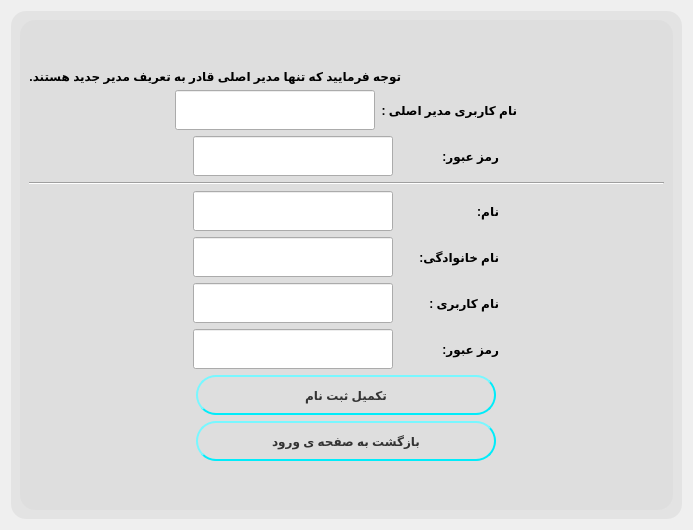
              <widget class="QWidget" name="page_10">
               <layout class="QVBoxLayout" name="verticalLayout_2">
                <item>
                 <widget class="QGroupBox" name="groupBox_5">
                  <property name="layoutDirection">
                   <enum>Qt::RightToLeft</enum>
                  </property>
                  <property name="styleSheet">
                   <string notr="true">


QGroupBox {
    background-color: rgba(220, 220, 220, 150);
    border: 1px rgba(220, 220, 220, 150);
    border-radius: 15px;
    margin-top: 0.5em;
}

QGroupBox::title {
    subcontrol-origin: margin;
    left:10px;
    top:7px;
    padding: 0 10px 0 10px;
}</string>
                  </property>
                  <property name="title">
                   <string/>
                  </property>
                  <layout class="QVBoxLayout" name="verticalLayout_60">
                   <item>
                    <widget class="QGroupBox" name="groupBox_10">
                     <property name="title">
                      <string/>
                     </property>
                     <layout class="QVBoxLayout" name="verticalLayout_59">
                      <item>
                       <layout class="QVBoxLayout" name="verticalLayout_58">
                        <item>
                         <spacer name="verticalSpacer_6">
                          <property name="orientation">
                           <enum>Qt::Vertical</enum>
                          </property>
                          <property name="sizeHint" stdset="0">
                           <size>
                            <width>20</width>
                            <height>40</height>
                           </size>
                          </property>
                         </spacer>
                        </item>
                        <item>
                         <widget class="QLabel" name="label_20">
                          <property name="font">
                           <font>
                            <weight>75</weight>
                            <bold>true</bold>
                           </font>
                          </property>
                          <property name="text">
                           <string>                                                                               توجه فرمایید که تنها مدیر اصلی قادر به تعریف مدیر جدید هستند.</string>
                          </property>
                         </widget>
                        </item>
                        <item>
                         <layout class="QHBoxLayout" name="horizontalLayout_44">
                          <item>
                           <spacer name="horizontalSpacer_39">
                            <property name="orientation">
                             <enum>Qt::Horizontal</enum>
                            </property>
                            <property name="sizeHint" stdset="0">
                             <size>
                              <width>40</width>
                              <height>20</height>
                             </size>
                            </property>
                           </spacer>
                          </item>
                          <item>
                           <widget class="QLabel" name="label_21">
                            <property name="sizePolicy">
                             <sizepolicy hsizetype="Fixed" vsizetype="Fixed">
                              <horstretch>0</horstretch>
                              <verstretch>0</verstretch>
                             </sizepolicy>
                            </property>
                            <property name="minimumSize">
                             <size>
                              <width>100</width>
                              <height>40</height>
                             </size>
                            </property>
                            <property name="font">
                             <font>
                              <weight>75</weight>
                              <bold>true</bold>
                             </font>
                            </property>
                            <property name="text">
                             <string>نام کاربری مدیر اصلی :</string>
                            </property>
                           </widget>
                          </item>
                          <item>
                           <widget class="QLineEdit" name="lineEdit_21">
                            <property name="sizePolicy">
                             <sizepolicy hsizetype="Fixed" vsizetype="Fixed">
                              <horstretch>0</horstretch>
                              <verstretch>0</verstretch>
                             </sizepolicy>
                            </property>
                            <property name="minimumSize">
                             <size>
                              <width>200</width>
                              <height>40</height>
                             </size>
                            </property>
                           </widget>
                          </item>
                          <item>
                           <spacer name="horizontalSpacer_38">
                            <property name="orientation">
                             <enum>Qt::Horizontal</enum>
                            </property>
                            <property name="sizeHint" stdset="0">
                             <size>
                              <width>40</width>
                              <height>20</height>
                             </size>
                            </property>
                           </spacer>
                          </item>
                         </layout>
                        </item>
                        <item>
                         <layout class="QHBoxLayout" name="horizontalLayout_45">
                          <item>
                           <spacer name="horizontalSpacer_41">
                            <property name="orientation">
                             <enum>Qt::Horizontal</enum>
                            </property>
                            <property name="sizeHint" stdset="0">
                             <size>
                              <width>40</width>
                              <height>20</height>
                             </size>
                            </property>
                           </spacer>
                          </item>
                          <item>
                           <widget class="QLabel" name="label_22">
                            <property name="minimumSize">
                             <size>
                              <width>100</width>
                              <height>40</height>
                             </size>
                            </property>
                            <property name="font">
                             <font>
                              <weight>75</weight>
                              <bold>true</bold>
                             </font>
                            </property>
                            <property name="text">
                             <string>رمز عبور:</string>
                            </property>
                           </widget>
                          </item>
                          <item>
                           <widget class="QLineEdit" name="lineEdit_22">
                            <property name="sizePolicy">
                             <sizepolicy hsizetype="Fixed" vsizetype="Fixed">
                              <horstretch>0</horstretch>
                              <verstretch>0</verstretch>
                             </sizepolicy>
                            </property>
                            <property name="minimumSize">
                             <size>
                              <width>200</width>
                              <height>40</height>
                             </size>
                            </property>
                           </widget>
                          </item>
                          <item>
                           <spacer name="horizontalSpacer_40">
                            <property name="orientation">
                             <enum>Qt::Horizontal</enum>
                            </property>
                            <property name="sizeHint" stdset="0">
                             <size>
                              <width>40</width>
                              <height>20</height>
                             </size>
                            </property>
                           </spacer>
                          </item>
                         </layout>
                        </item>
                        <item>
                         <widget class="Line" name="line_2">
                          <property name="orientation">
                           <enum>Qt::Horizontal</enum>
                          </property>
                         </widget>
                        </item>
                        <item>
                         <layout class="QHBoxLayout" name="horizontalLayout_46">
                          <item>
                           <spacer name="horizontalSpacer_44">
                            <property name="orientation">
                             <enum>Qt::Horizontal</enum>
                            </property>
                            <property name="sizeHint" stdset="0">
                             <size>
                              <width>40</width>
                              <height>20</height>
                             </size>
                            </property>
                           </spacer>
                          </item>
                          <item>
                           <widget class="QLabel" name="label_23">
                            <property name="sizePolicy">
                             <sizepolicy hsizetype="Fixed" vsizetype="Fixed">
                              <horstretch>0</horstretch>
                              <verstretch>0</verstretch>
                             </sizepolicy>
                            </property>
                            <property name="minimumSize">
                             <size>
                              <width>100</width>
                              <height>40</height>
                             </size>
                            </property>
                            <property name="font">
                             <font>
                              <weight>75</weight>
                              <bold>true</bold>
                             </font>
                            </property>
                            <property name="text">
                             <string>نام:</string>
                            </property>
                           </widget>
                          </item>
                          <item>
                           <widget class="QLineEdit" name="lineEdit_23">
                            <property name="sizePolicy">
                             <sizepolicy hsizetype="Fixed" vsizetype="Fixed">
                              <horstretch>0</horstretch>
                              <verstretch>0</verstretch>
                             </sizepolicy>
                            </property>
                            <property name="minimumSize">
                             <size>
                              <width>200</width>
                              <height>40</height>
                             </size>
                            </property>
                           </widget>
                          </item>
                          <item>
                           <spacer name="horizontalSpacer_42">
                            <property name="orientation">
                             <enum>Qt::Horizontal</enum>
                            </property>
                            <property name="sizeHint" stdset="0">
                             <size>
                              <width>40</width>
                              <height>20</height>
                             </size>
                            </property>
                           </spacer>
                          </item>
                         </layout>
                        </item>
                        <item>
                         <layout class="QHBoxLayout" name="horizontalLayout_47">
                          <item>
                           <spacer name="horizontalSpacer_43">
                            <property name="orientation">
                             <enum>Qt::Horizontal</enum>
                            </property>
                            <property name="sizeHint" stdset="0">
                             <size>
                              <width>40</width>
                              <height>20</height>
                             </size>
                            </property>
                           </spacer>
                          </item>
                          <item>
                           <widget class="QLabel" name="label_24">
                            <property name="sizePolicy">
                             <sizepolicy hsizetype="Fixed" vsizetype="Fixed">
                              <horstretch>0</horstretch>
                              <verstretch>0</verstretch>
                             </sizepolicy>
                            </property>
                            <property name="minimumSize">
                             <size>
                              <width>100</width>
                              <height>40</height>
                             </size>
                            </property>
                            <property name="font">
                             <font>
                              <weight>75</weight>
                              <bold>true</bold>
                             </font>
                            </property>
                            <property name="text">
                             <string>نام خانوادگی:</string>
                            </property>
                           </widget>
                          </item>
                          <item>
                           <widget class="QLineEdit" name="lineEdit_24">
                            <property name="sizePolicy">
                             <sizepolicy hsizetype="Fixed" vsizetype="Fixed">
                              <horstretch>0</horstretch>
                              <verstretch>0</verstretch>
                             </sizepolicy>
                            </property>
                            <property name="minimumSize">
                             <size>
                              <width>200</width>
                              <height>40</height>
                             </size>
                            </property>
                           </widget>
                          </item>
                          <item>
                           <spacer name="horizontalSpacer_45">
                            <property name="orientation">
                             <enum>Qt::Horizontal</enum>
                            </property>
                            <property name="sizeHint" stdset="0">
                             <size>
                              <width>40</width>
                              <height>20</height>
                             </size>
                            </property>
                           </spacer>
                          </item>
                         </layout>
                        </item>
                        <item>
                         <layout class="QHBoxLayout" name="horizontalLayout_48">
                          <item>
                           <spacer name="horizontalSpacer_47">
                            <property name="orientation">
                             <enum>Qt::Horizontal</enum>
                            </property>
                            <property name="sizeHint" stdset="0">
                             <size>
                              <width>40</width>
                              <height>20</height>
                             </size>
                            </property>
                           </spacer>
                          </item>
                          <item>
                           <widget class="QLabel" name="label_25">
                            <property name="sizePolicy">
                             <sizepolicy hsizetype="Fixed" vsizetype="Fixed">
                              <horstretch>0</horstretch>
                              <verstretch>0</verstretch>
                             </sizepolicy>
                            </property>
                            <property name="minimumSize">
                             <size>
                              <width>100</width>
                              <height>40</height>
                             </size>
                            </property>
                            <property name="font">
                             <font>
                              <weight>75</weight>
                              <bold>true</bold>
                             </font>
                            </property>
                            <property name="text">
                             <string>نام کاربری : </string>
                            </property>
                           </widget>
                          </item>
                          <item>
                           <widget class="QLineEdit" name="lineEdit_25">
                            <property name="sizePolicy">
                             <sizepolicy hsizetype="Fixed" vsizetype="Fixed">
                              <horstretch>0</horstretch>
                              <verstretch>0</verstretch>
                             </sizepolicy>
                            </property>
                            <property name="minimumSize">
                             <size>
                              <width>200</width>
                              <height>40</height>
                             </size>
                            </property>
                           </widget>
                          </item>
                          <item>
                           <spacer name="horizontalSpacer_46">
                            <property name="orientation">
                             <enum>Qt::Horizontal</enum>
                            </property>
                            <property name="sizeHint" stdset="0">
                             <size>
                              <width>40</width>
                              <height>20</height>
                             </size>
                            </property>
                           </spacer>
                          </item>
                         </layout>
                        </item>
                        <item>
                         <layout class="QHBoxLayout" name="horizontalLayout_49">
                          <item>
                           <spacer name="horizontalSpacer_49">
                            <property name="orientation">
                             <enum>Qt::Horizontal</enum>
                            </property>
                            <property name="sizeHint" stdset="0">
                             <size>
                              <width>40</width>
                              <height>20</height>
                             </size>
                            </property>
                           </spacer>
                          </item>
                          <item>
                           <widget class="QLabel" name="label_26">
                            <property name="sizePolicy">
                             <sizepolicy hsizetype="Fixed" vsizetype="Fixed">
                              <horstretch>0</horstretch>
                              <verstretch>0</verstretch>
                             </sizepolicy>
                            </property>
                            <property name="minimumSize">
                             <size>
                              <width>100</width>
                              <height>40</height>
                             </size>
                            </property>
                            <property name="font">
                             <font>
                              <weight>75</weight>
                              <bold>true</bold>
                             </font>
                            </property>
                            <property name="text">
                             <string>رمز عبور:</string>
                            </property>
                           </widget>
                          </item>
                          <item>
                           <widget class="QLineEdit" name="lineEdit_26">
                            <property name="sizePolicy">
                             <sizepolicy hsizetype="Fixed" vsizetype="Fixed">
                              <horstretch>0</horstretch>
                              <verstretch>0</verstretch>
                             </sizepolicy>
                            </property>
                            <property name="minimumSize">
                             <size>
                              <width>200</width>
                              <height>40</height>
                             </size>
                            </property>
                           </widget>
                          </item>
                          <item>
                           <spacer name="horizontalSpacer_48">
                            <property name="orientation">
                             <enum>Qt::Horizontal</enum>
                            </property>
                            <property name="sizeHint" stdset="0">
                             <size>
                              <width>40</width>
                              <height>20</height>
                             </size>
                            </property>
                           </spacer>
                          </item>
                         </layout>
                        </item>
                        <item>
                         <layout class="QVBoxLayout" name="verticalLayout_57">
                          <item alignment="Qt::AlignHCenter">
                           <widget class="QPushButton" name="pushButton_registerDone">
                            <property name="sizePolicy">
                             <sizepolicy hsizetype="Fixed" vsizetype="Fixed">
                              <horstretch>0</horstretch>
                              <verstretch>0</verstretch>
                             </sizepolicy>
                            </property>
                            <property name="minimumSize">
                             <size>
                              <width>300</width>
                              <height>40</height>
                             </size>
                            </property>
                            <property name="font">
                             <font>
                              <weight>75</weight>
                              <bold>true</bold>
                             </font>
                            </property>
                            <property name="styleSheet">
                             <string notr="true">QPushButton {
    color: #333;
    border: 2px solid #00ecfa;
    border-radius: 20px;
    border-style: outset;
    background: qradialgradient(
        cx: 0.3, cy: -0.4, fx: 0.3, fy: -0.4,
        radius: 1.35, stop: 0 #01ffff, stop: 1 #00cef1
        );
    padding: 5px;
    }

QPushButton:hover {
    background: qradialgradient(
        cx: 0.3, cy: -0.4, fx: 0.3, fy: -0.4,
        radius: 1.35, stop: 0 #fff, stop: 1 #00b8ea
        );
    }

QPushButton:pressed {
    border-style: inset;
    background: qradialgradient(
        cx: 0.4, cy: -0.1, fx: 0.4, fy: -0.1,
        radius: 1.35, stop: 0 #fff, stop: 1 #00a9bf
        );
    }</string>
                            </property>
                            <property name="text">
                             <string>تکمیل ثبت نام</string>
                            </property>
                           </widget>
                          </item>
                          <item alignment="Qt::AlignHCenter">
                           <widget class="QPushButton" name="pushButton_BacktoLogin">
                            <property name="sizePolicy">
                             <sizepolicy hsizetype="Fixed" vsizetype="Fixed">
                              <horstretch>0</horstretch>
                              <verstretch>0</verstretch>
                             </sizepolicy>
                            </property>
                            <property name="minimumSize">
                             <size>
                              <width>300</width>
                              <height>40</height>
                             </size>
                            </property>
                            <property name="font">
                             <font>
                              <weight>75</weight>
                              <bold>true</bold>
                             </font>
                            </property>
                            <property name="styleSheet">
                             <string notr="true">QPushButton {
    color: #333;
    border: 2px solid #00ecfa;
    border-radius: 20px;
    border-style: outset;
    background: qradialgradient(
        cx: 0.3, cy: -0.4, fx: 0.3, fy: -0.4,
        radius: 1.35, stop: 0 #01ffff, stop: 1 #00cef1
        );
    padding: 5px;
    }

QPushButton:hover {
    background: qradialgradient(
        cx: 0.3, cy: -0.4, fx: 0.3, fy: -0.4,
        radius: 1.35, stop: 0 #fff, stop: 1 #00b8ea
        );
    }

QPushButton:pressed {
    border-style: inset;
    background: qradialgradient(
        cx: 0.4, cy: -0.1, fx: 0.4, fy: -0.1,
        radius: 1.35, stop: 0 #fff, stop: 1 #00a9bf
        );
    }</string>
                            </property>
                            <property name="text">
                             <string>بازگشت به صفحه ی ورود</string>
                            </property>
                           </widget>
                          </item>
                          <item>
                           <spacer name="verticalSpacer_14">
                            <property name="orientation">
                             <enum>Qt::Vertical</enum>
                            </property>
                            <property name="sizeHint" stdset="0">
                             <size>
                              <width>20</width>
                              <height>40</height>
                             </size>
                            </property>
                           </spacer>
                          </item>
                         </layout>
                        </item>
                       </layout>
                      </item>
                     </layout>
                    </widget>
                   </item>
                  </layout>
                 </widget>
                </item>
               </layout>
              </widget>
